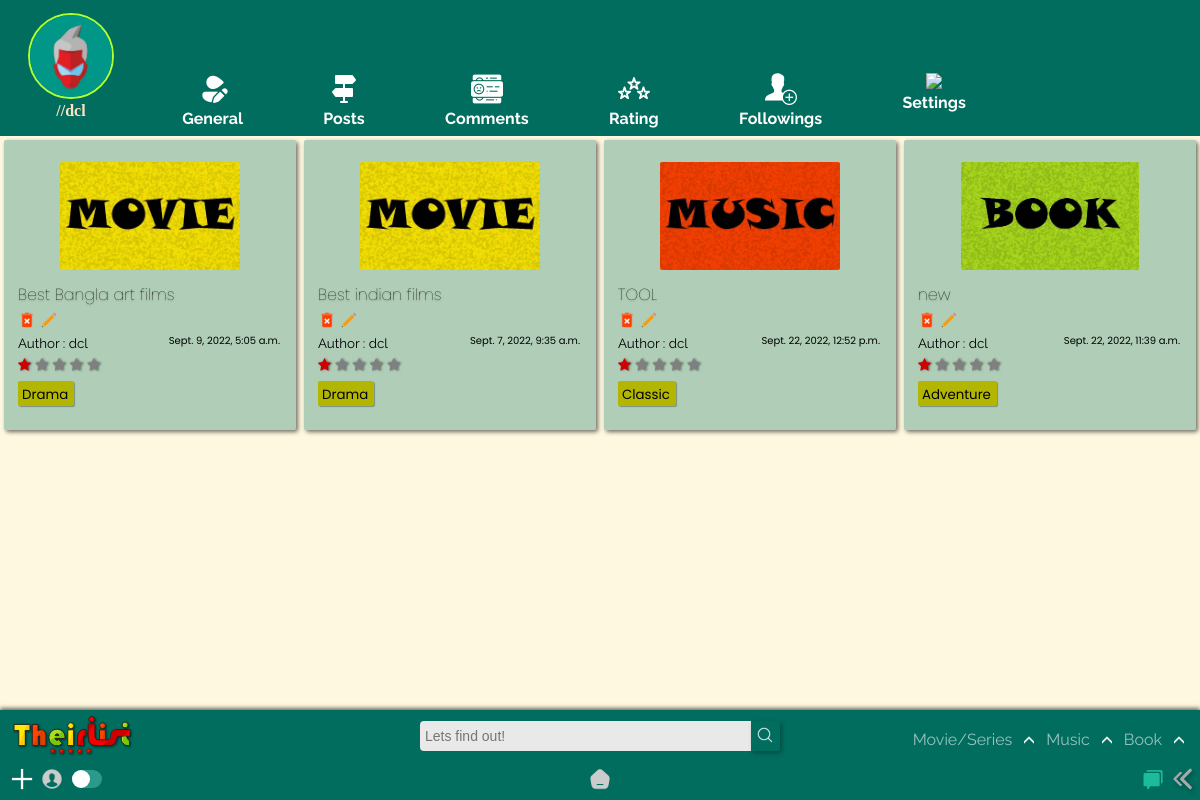
/home/userposts/ (signed in), run on an earlier commit of the app's database.
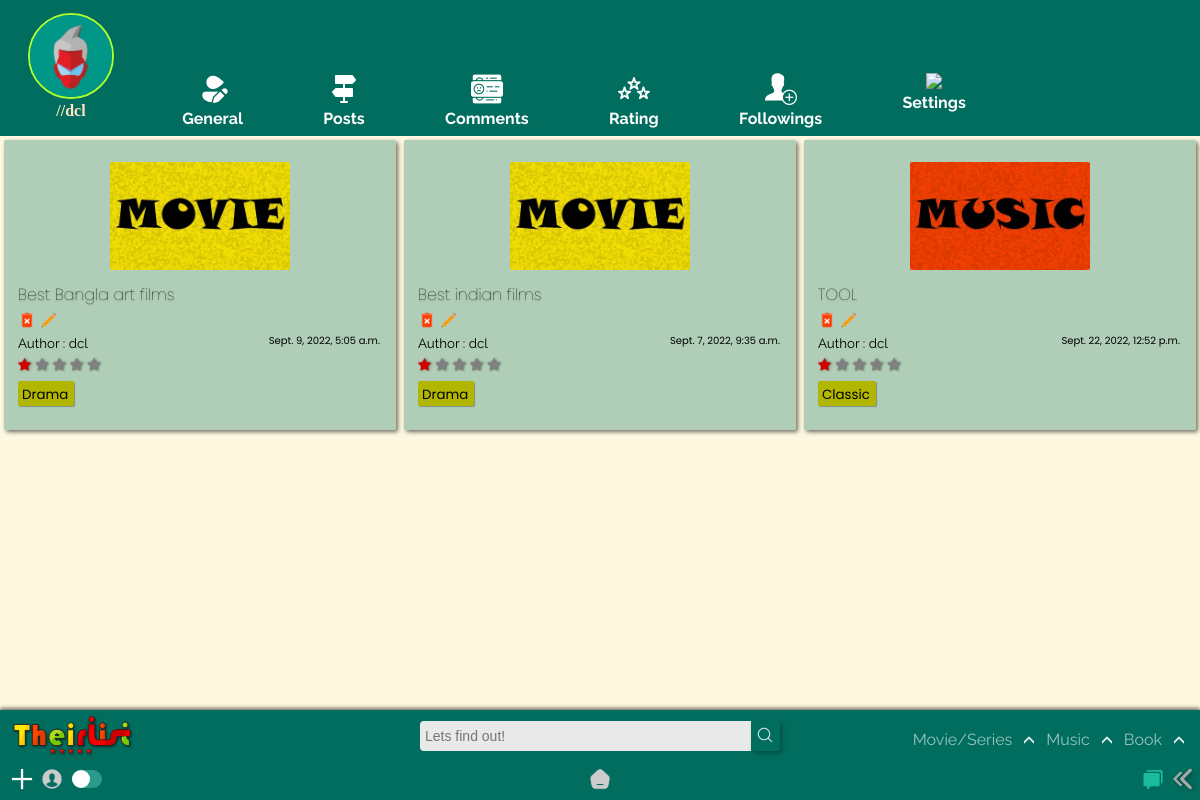
And on a later commit of the database.
### app/models.py (models this page shows, shortened)
class List(models.Model):
    title = models.CharField(max_length=120)
    genre = models.ManyToManyField('Genre')
    creator = models.ForeignKey(User,on_delete=models.SET_NULL,blank=True, null=True)
    posted = models.DateTimeField(auto_now_add=True)
    content = RichTextField(null=True,default=' ')
    type = models.CharField(max_length=10,default="Movie")
    spoiler_choices = [(False, 'No'),(True, 'Yes')]
    spoiler = models.BooleanField(default=False,null=True, choices = spoiler_choices)
    slug = models.SlugField(max_length= 300,null=True, blank = True, unique=True)

class Genre(models.Model):
    name = models.CharField(max_length=150)
    def __str__(self):
        return self.name

class MusicList(models.Model):
    title = models.CharField(max_length=120)
    genre = models.ManyToManyField('MusicGenre')
    creator = models.ForeignKey(User,on_delete=models.SET_NULL,blank=True, null=True)
    posted = models.DateTimeField(auto_now_add=True)
    content = RichTextField(null=True,default=' ')
    type = models.CharField(max_length=10,default="Music")
    spoiler_choices = [(False, 'No'),(True, 'Yes')]
    spoiler = models.BooleanField(default=False,null=True, choices = spoiler_choices)
    slug = models.SlugField(max_length= 300,null=True, blank = True, unique=True)

class MusicGenre(models.Model):
    name = models.CharField(max_length=150)
    def __str__(self):
        return self.name

class BookList(models.Model):
    title = models.CharField(max_length=120)
    creator = models.ForeignKey(User,on_delete=models.SET_NULL,blank=True, null=True)
    genre = models.ManyToManyField('BookGenre')
    posted = models.DateTimeField(auto_now_add=True)
    content = RichTextField(null=True,default=' ')
    type = models.CharField(max_length=10,default="book")
    spoiler_choices = [(False, 'No'),(True, 'Yes')]
    spoiler = models.BooleanField(default=False,null=True, choices = spoiler_choices)
    slug = models.SlugField(max_length= 300,null=True, blank = True, unique=True)

class BookGenre(models.Model):
    name = models.CharField(max_length=150)
    def __str__(self):
        return self.name

### app/views.py (the view)
# urls.py: path('userposts/',views.userpost,name='userposts'),
def userpost(request):
    movie = List.objects.filter(posted__gte=timezone.now() - timedelta(days=5000)).all().order_by("-id")
    music = MusicList.objects.filter(posted__gte=timezone.now() - timedelta(days=5000)).all().order_by("-id")
    book = BookList.objects.filter(posted__gte=timezone.now() - timedelta(days=5000)).all().order_by("-id")
    allPosts = list(movie)
    allPostsmusic = list(music)
    allPostsbook = list(book)
    params = {'allPosts' : allPosts, 'allPostsmusic' : allPostsmusic, 'allPostsbook' : allPostsbook}
    return render(request, 'app/userposts.html', params)

### templates/app/userposts.html (shortened to what the changed rows need)
{% extends "app/edit_prof_base.html" %}
{% load static %}
{% block profile %}
<div class="title">
    <div class="contain-sec movie-contain main-sec" id="contain-sec">
        {% for lola in allPosts %}
        {% if lola.creator.id == user.id %}
        <div class="elements">
          <div class="thumb">
            <img src="{% static 'app/images/movie-poster.jpg' %}" width="100px" />
          </div>
          <div class="Title">
            <a href="{% url 'app:list_detail' lola.slug %}"><h4 class="tit">{{lola.title}}</h4></a>
            {% if user.id == lola.creator.id %}
            <a href="{% url 'app:delete_movie' lola.slug %}"><img src ="{% static 'app/images/delete.png' %}"></a>
            <a href="{% url 'app:update_list' lola.slug %}"><img src ="{% static 'app/images/edit.png' %}"></a>
            {% else %}
            <img src ="{% static 'app/images/delete-dis.png' %}">
            <img src ="{% static 'app/images/edit-dis.png' %}">
            {% endif %}
          </div>
          <div class="Author">
            <small>Author : {{lola.creator.username}}<span>{{lola.posted}}</span></small>
          </div>
          <div class="rating">
            <span class="star-headline">
            <span class="fa fa-star checked"></span>
            <span class="fa fa-star"></span>
            <span class="fa fa-star"></span>
            <span class="fa fa-star"></span>
            <span class="fa fa-star"></span>
            </span>
          </div>
            {% for tag in lola.genre.all %}
            <div class="Genre">
              <a href="{% url 'app:film' query=tag %}">
                <small>{{ tag }}</small>
              </a>
            </div>
              {% empty %}
              No tags!
            {% endfor %}
        </div>
        {% endif %}
        {% endfor %}
        {% for lola in allPostsmusic %}
        {% if lola.creator.id == user.id %}
        <div class="elements">
          <div class="thumb">
            <img src="{% static 'app/images/music-poster.jpg' %}" width="100px" />
          </div>
          <div class="Title">
            <a href="{% url 'app:musiclist_detail' lola.slug %}"><h4 class="tit">{{lola.title}}</h4></a>
            {% if user.id == lola.creator.id %}
            <a href="{% url 'app:delete_music' lola.slug %}"><img src ="{% static 'app/images/delete.png' %}"></a>
            <a href="{% url 'app:update_musiclist' lola.slug %}"><img src ="{% static 'app/images/edit.png' %}"></a>
            {% else %}
            <img src ="{% static 'app/images/delete-dis.png' %}">
            <img src ="{% static 'app/images/edit-dis.png' %}">
            {% endif %}
          </div>
          <div class="Author">
            <small>Author : {{lola.creator.username}}<span>{{lola.posted}}</span></small>
          </div>
          <div class="rating">
            <span class="star-headline">
            <span class="fa fa-star checked"></span>
            <span class="fa fa-star"></span>
            <span class="fa fa-star"></span>
            <span class="fa fa-star"></span>
            <span class="fa fa-star"></span>
            </span>
          </div>
            {% for tag in lola.genre.all %}
            <div class="Genre">
              <a href="{% url 'app:music' query=tag %}">
                <small>{{ tag }}</small>
              </a>
            </div>
              {% empty %}
              No tags!
            {% endfor %}
        </div>
        {% endif %}
        {% endfor %}
        {% for lola in allPostsbook %}
        {% if lola.creator.id == user.id %}
        <div class="elements">
          <div class="thumb">
            <img src="{% static 'app/images/book-poster.jpg' %}" width="100px" />
          </div>
          <div class="Title">
            <a href="{% url 'app:booklist_detail' lola.slug %}"><h4 class="tit">{{lola.title}}</h4></a>
            {% if user.id == lola.creator.id %}
            <a href="{% url 'app:delete_book' lola.slug %}"><img src ="{% static 'app/images/delete.png' %}"></a>
            <a href="{% url 'app:update_booklist' lola.slug %}"><img src ="{% static 'app/images/edit.png' %}"></a>
            {% else %}
            <img src ="{% static 'app/images/delete-dis.png' %}">
            <img src ="{% static 'app/images/edit-dis.png' %}">
            {% endif %}
          </div>
          <div class="Author">
            <small>Author : {{lola.creator.username}}<span>{{lola.posted}}</span></small>
          </div>
          <div class="rating">
            <span class="star-headline">
            <span class="fa fa-star checked"></span>
            <span class="fa fa-star"></span>
            <span class="fa fa-star"></span>
            <span class="fa fa-star"></span>
            <span class="fa fa-star"></span>
            </span>
          </div>
            {% for tag in lola.genre.all %}
            <div class="Genre">
              <a href="{% url 'app:book' query=tag %}">
                <small>{{ tag }}</small>
              </a>
            </div>
              {% empty %}
              No tags!
            {% endfor %}
        </div>
        {% endif %}
        {% endfor %}
</div>
{% endblock %}

What changed in the data, as far as the page shows it:
removed BookList: title "new", creator.username "dcl", posted "Sept. 22, 2022, 11:39 a.m."
no longer on this page (row unchanged): BookGenre: name "Adventure"
